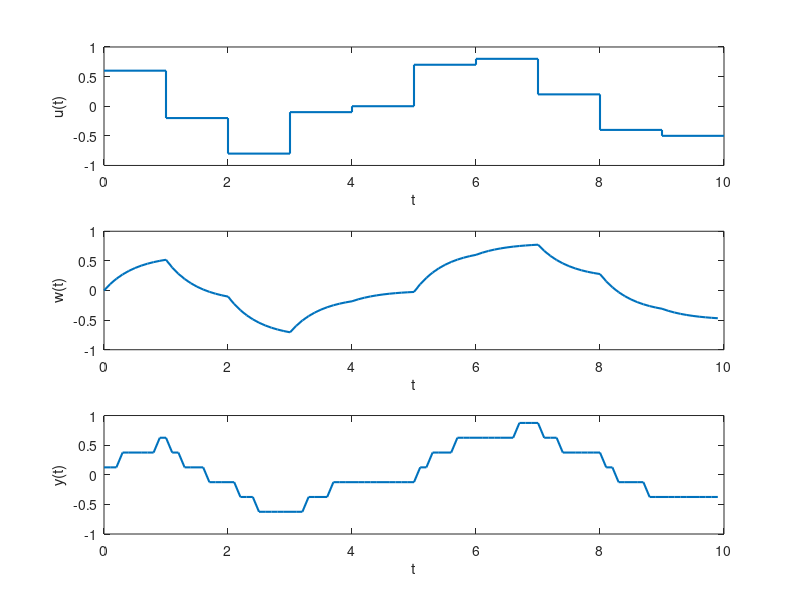

Recreate this plot in MATLAB. (Note: this script raises an error after producing the figure.)
% The vector x, that we want to reconstruct:
x = [.6 -.2 -.8 -.1 0 .7 .8 .2 -.4 -.5]';
nx = 10;

% Generation of problem data. It is not necessary to understand this
f = 10; % sample frequency
hor = nx; % Time horizon
T = 0:1/f:(hor-1/f); % Time vector for sampled signal
L = size(T,2); % Length of T
S = kron(eye(hor),ones(f,1)); % "Sampling" matrix for u

H = tf([1],[.5 1]); % Define H(s) = 1/(1 + 0.5 s)
h = impulse(c2d(H,1/f),hor); % Impulse response
hc = [h; zeros(L-1, 1)]; hr = [h(1),zeros(1,L-1)];
H_I = toeplitz(hc,hr)*1/f; % Create impulse response matrix
w = H_I(1:L,:)*S*x; 

% quantize 3 bit
Q=@(a) (1/4)*(round(4*a + .5) - .5);
y = Q(w);

figure(1)
lw = 1.5;
subplot(3,1,1); stairs(0:10,[x;x(end)],'-','linewidth',lw); xlabel('t'); ylabel('u(t)');
subplot(3,1,2); plot(T,w,'-','linewidth',lw); xlabel('t'); ylabel('w(t)');
subplot(3,1,3); plot(T,y,'-','linewidth',lw); xlabel('t'); ylabel('y(t)');

% Problem data, w = Ax, y = Ax + v, where v is quantization error
A = H_I(1:L,:)*S;

% Formulation of min sum_i | y_i + A_i x | as LP:
c = [zeros(1,nx) ones(1,L) ones(1,L)];
D = [A eye(L) -eye(L)]; 
d = y;
LB = [-inf*ones(1,nx) zeros(1,L) zeros(1,L)];
zopt = linprog(c,[],[],D,d,LB,[]);
xopt = zopt(1:nx);

% YOUR INPUT IS REQUIRED BELOW THIS LINE

% Standard form (Hint: Standard form requires all variables to be positive. Use a similar trick as above.)
c = [zeros(1,nx) zeros(1,nx) ones(1,L) ones(1,L)];
D = [A -A eye(L) -eye(L)];
d = y;
LB = [zeros(1,nx) zeros(1,nx) zeros(1,L) zeros(1,L)];
%UB = [] It's a trap! 
zopt = linprog(c,[],[],D,d,LB); % If we want, we can verify that we get the same solution
xopt = zopt(1:nx) - zopt(nx+1:2*nx);

% Dual problem
[lambdaopt,fval,exitflag,output,Zopt] = linprog(-y, D.', c); % Specify the three first input parameters!

xopt = Zopt.ineqlin(1:nx) - Zopt.ineqlin(nx+1:2*nx); % The optimal z is now the lagrangian multiplier of the inequality constraint

figure(2)
stairs(0:10,[x;x(end)]); xlabel('t'); ylabel('u(t)'); hold on;
stairs(0:10,[xopt;xopt(end)],'r--'); hold off;


